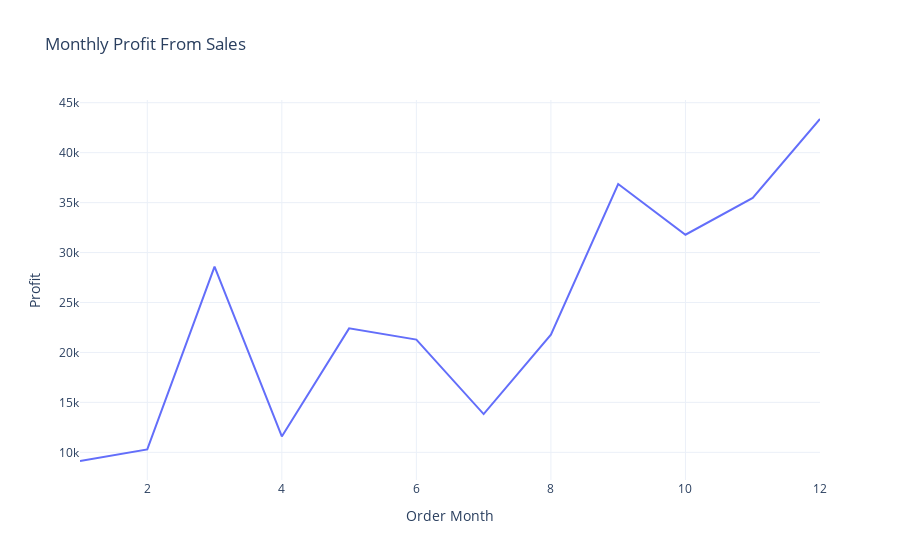

Source (notebook cell):
### Code cell
fig = px.line(monthly_profit, 
              x='Order Month', 
              y='Profit',
              title='Monthly Profit From Sales')
fig.show()

### Figure 1 — Plotly figure (JSON) as saved in the notebook; plotly's stock layout.template omitted (floating-point values rounded to 4 significant figures)
{"data": [{"hovertemplate": "Order Month=%{x}<br>Profit=%{y}<extra></extra>", "legendgroup": "", "line": {"color": "#636efa", "dash": "solid"}, "marker": {"symbol": "circle"}, "mode": "lines", "name": "", "orientation": "v", "showlegend": false, "type": "scatter", "x": [1, 2, 3, 4, 5, 6, 7, 8, 9, 10, 11, 12], "xaxis": "x", "y": [9134.0, 10290.0, 28590.0, 11590.0, 22410.0, 21290.0, 13830.0, 21780.0, 36860.0, 31780.0, 35470.0, 43370.0], "yaxis": "y"}], "layout": {"autosize": true, "legend": {"tracegroupgap": 0}, "title": {"text": "Monthly Profit From Sales"}, "xaxis": {"anchor": "y", "autorange": true, "domain": [0, 1], "range": [1, 12], "title": {"text": "Order Month"}, "type": "linear"}, "yaxis": {"anchor": "x", "autorange": true, "domain": [0, 1], "range": [7233.0, 45270.0], "title": {"text": "Profit"}, "type": "linear"}}}
